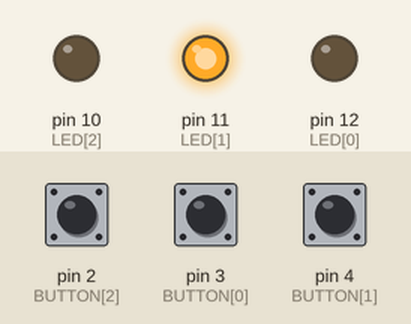
The sketch below on a simulated Arduino Uno, built with avr-gcc and run on an emulated ATmega328P. Parts: output pins drawn as LEDs (lit = HIGH). The inputs (shaded band) are chosen by the test bench; at power-on: pin 4 (BUTTON[1]) LOW, pin 2 (BUTTON[2]) HIGH, pin 3 (BUTTON[0]) LOW. What the sketch prints to the serial monitor is not drawn.

Above: at 1.2 s.
1.3 s: pin 4 (BUTTON[1]) pulled HIGH for 0.15 s
At 2.5 s:
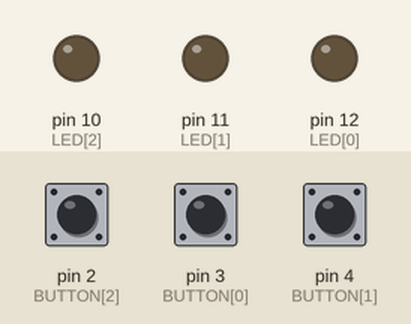
3.0 s: pin 2 (BUTTON[2]) pulled LOW for 0.15 s
At 4.2 s:
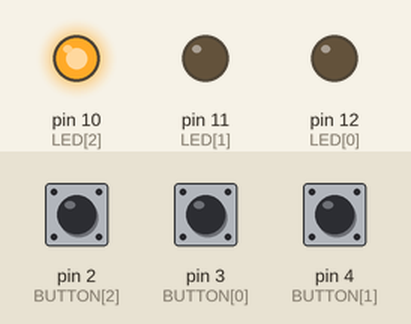
4.6 s: pin 3 (BUTTON[0]) pulled HIGH for 0.15 s
At 5.5 s:
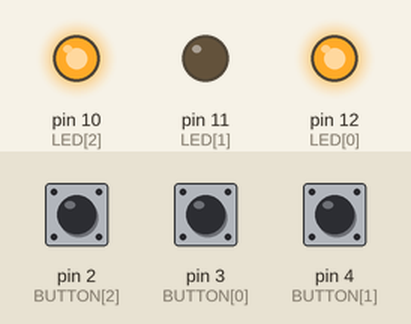
6.2 s: pin 2 (BUTTON[2]) pulled LOW for 1 s
At 6.8 s:
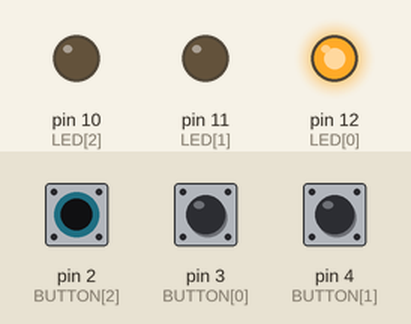
8.7 s: pin 4 (BUTTON[1]) pulled HIGH for 1 s
At 10.6 s:
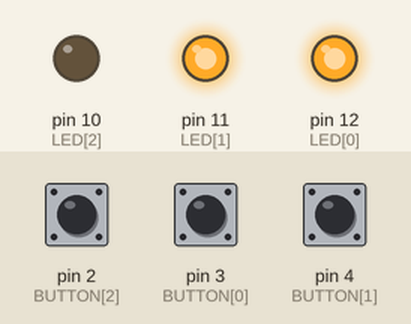
11.2 s: pin 2 (BUTTON[2]) pulled LOW for 0.15 s
At 11.8 s:
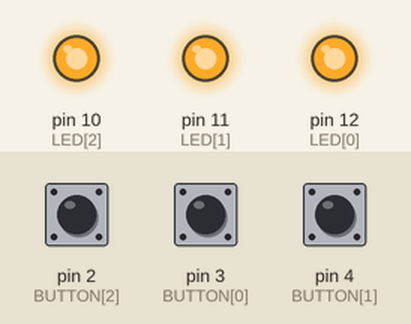
Timing chart, 0 to 13.8 s (numbered marks = the images above; inputs shaded):
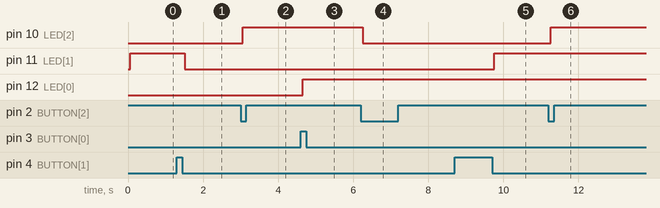

Measured:
- after the input at 1.3 s, pin 11 (LED[1]): HIGH → LOW after 0.21 s
- after the input at 3.0 s, pin 10 (LED[2]): LOW → HIGH after 0.06 s
- after the input at 4.6 s, pin 12 (LED[0]): LOW → HIGH after 0.05 s
- after the input at 6.2 s, pin 10 (LED[2]): HIGH → LOW after 0.06 s
- after the input at 8.7 s, pin 11 (LED[1]): LOW → HIGH after 1.1 s
- after the input at 11.2 s, pin 10 (LED[2]): LOW → HIGH after 0.06 s

The sketch:

4-1-InputSwitch.ino
```cpp
const int BUTTON_COUNT = 3;
const int BUTTON[BUTTON_COUNT] = { 3, 4, 2 };
const char BUTTON_TYPE[BUTTON_COUNT] = { 'D', 'U', 'I' };
int buttonState[BUTTON_COUNT];
int lastButtonState[BUTTON_COUNT] = { LOW };
unsigned long lastDebounceTime[BUTTON_COUNT] = { 0 };  // the last time the output pin was toggled
const unsigned long debounceDelay = 50;                // the debounce time; increase if the output flickers

const int LED_COUNT = 3;
const int LED[LED_COUNT] = { 12, 11, 10 };
int ledStatus[LED_COUNT] = { LOW };

void setup() {
  for (int i = 0; i < BUTTON_COUNT; i++) {
    if (BUTTON_TYPE[i] == 'I') {
      pinMode(BUTTON[i], INPUT_PULLUP);
    } else {
      pinMode(BUTTON[i], INPUT);
    }
  }

  for (int i = 0; i < LED_COUNT; i++) {
    pinMode(LED[i], OUTPUT);
  }

  Serial.begin(9600);
}

void loop() {
  for (int buttonIndex = 0; buttonIndex < BUTTON_COUNT; buttonIndex++) {
    // read the state of the switch into a local variable:
    int reading = digitalRead(BUTTON[buttonIndex]);

    if (BUTTON_TYPE[buttonIndex] != 'D') {
      reading = !reading;
    }

    // check to see if you just pressed the button
    // (i.e. the input went from LOW to HIGH), and you've waited long enough
    // since the last press to ignore any noise:

    // If the switch changed, due to noise or pressing:
    if (reading != lastButtonState[buttonIndex]) {
      // reset the debouncing timer
      lastDebounceTime[buttonIndex] = millis();
    }

    if ((millis() - lastDebounceTime[buttonIndex]) > debounceDelay) {
      // whatever the reading is at, it's been there for longer than the debounce
      // delay, so take it as the actual current state:

      // if the button state has changed:
      if (reading != buttonState[buttonIndex]) {
        buttonState[buttonIndex] = reading;

        // only toggle the LED if the new button state is HIGH
        if (buttonState[buttonIndex] == HIGH) {
          ledStatus[buttonIndex] = !ledStatus[buttonIndex];
        }
      }
    }

    // save the reading. Next time through the loop, it'll be the
    // lastButtonState:
    lastButtonState[buttonIndex] = reading;

    digitalWrite(LED[buttonIndex], ledStatus[buttonIndex]);
  }
  Serial.print(buttonState[1]);
  Serial.println(ledStatus[1]);
}
```
